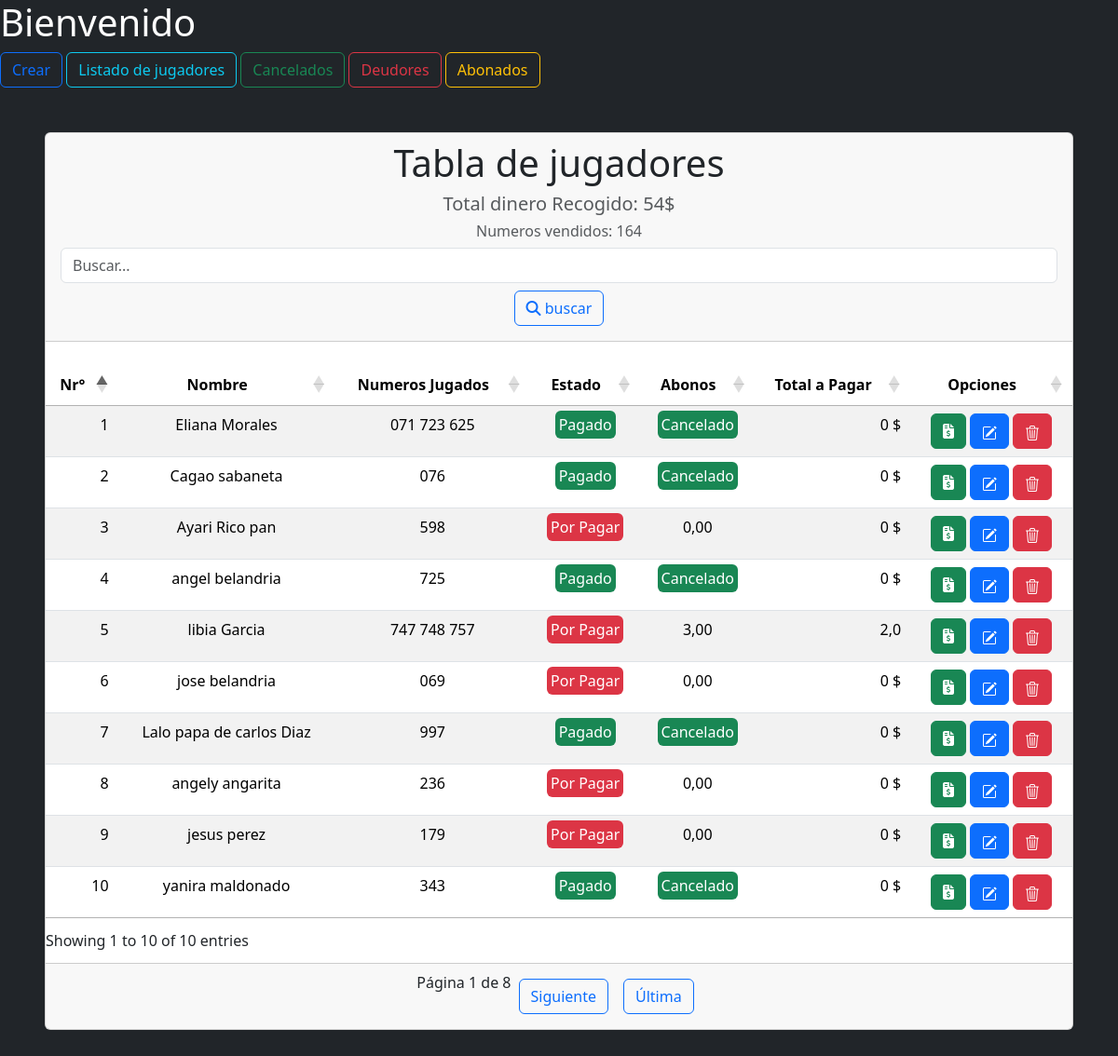
Before: /listado/Todos/ with the older database file.
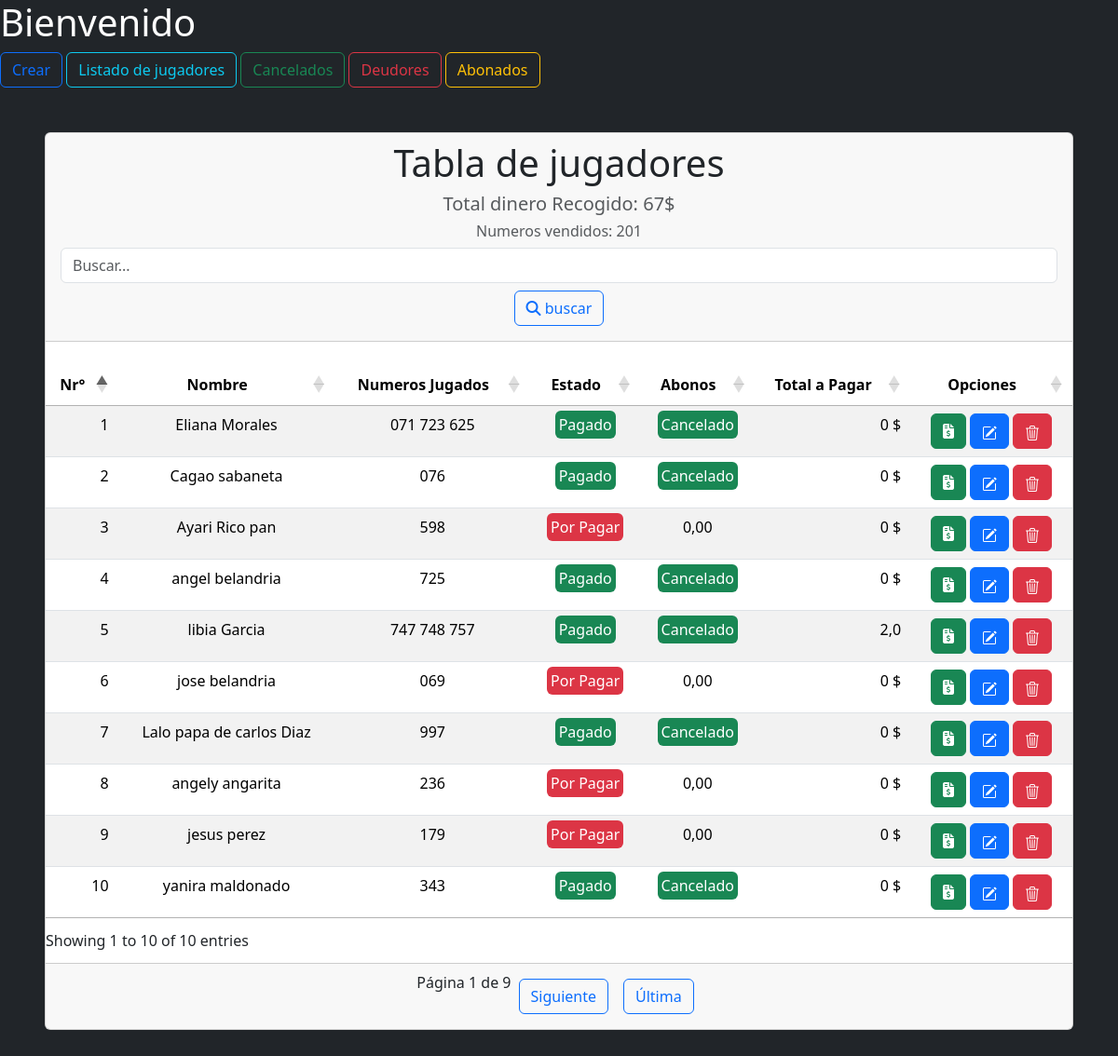
After: the same page with the newer database file.
### clientes/models.py (models this page shows, shortened)
class Cliente(models.Model):
    nombre = models.CharField(verbose_name='nombre del cliente',max_length=50,unique=True)
    telefono = models.CharField(verbose_name='telefono',max_length=11)
    numeros = models.JSONField(verbose_name='numeros jugados',default=list)
    estado = models.BooleanField(verbose_name='estado',default=False)
    abono = models.DecimalField(verbose_name='Abono', decimal_places=2, max_digits=12,default=0.00)
    fecha_registro = models.DateTimeField(auto_now_add=True)
    fecha_actualizacion = models.DateTimeField(auto_now=True)
    class Meta:
        ordering = ['fecha_registro']

### clientes/views.py (the view)
# urls.py: path('listado/<str:estado>/',Listado_de_juadores_view.as_view(),name='listado'),
class Listado_de_juadores_view(ListView):
    model = Cliente
    template_name = "Listado.html"
    context_object_name = "jugadores"
    paginate_by = 10
    def get_queryset(self):
        search = self.request.GET.get('q', '')  # Captura el valor del input de búsqueda
        estado = self.kwargs.get('estado')  # Captura el estado de la URL
        queryset = Cliente.objects.all()
        if estado == 'Cancelados':
            queryset = queryset.filter(estado=True)
        elif estado == 'Por Pagar':
            queryset = queryset.filter(estado=False)
        elif estado == 'Abonos':
            queryset = queryset.filter(abono__gt=0, estado=False)
        if search:
            queryset = queryset.filter(Q(nombre__icontains=search) | Q(telefono__icontains=search))
        queryset = queryset.order_by('fecha_registro')
        return queryset
    def get_context_data(self, **kwargs):
        context = super().get_context_data(**kwargs)
        total_dinero = Cliente.objects.filter(abono__gt=0,estado=False).aggregate(total_abono=Sum('abono'))['total_abono']
        tikets_cancelados = Cliente.objects.filter(estado=True).values('numeros')
        clientes = Cliente.objects.all()
        numeros_vendidos =  sum(len(cliente.numeros) for cliente in clientes if cliente.numeros)
        for ticket in tikets_cancelados:
            numeros = ticket['numeros']
            if isinstance(numeros, str):
                import json
                numeros = json.loads(ticket['numeros'])
            cantidad_numeros = len(numeros)
            if cantidad_numeros == 3:
                total_dinero += 5
            elif cantidad_numeros > 3 and cantidad_numeros < 6:
                total_dinero += 5 + ((cantidad_numeros - 3) * 2)
            elif cantidad_numeros == 6:
                total_dinero += 10
            else:
                total_dinero += cantidad_numeros * 2
        context['total_dinero'] = total_dinero
        context['numeros_totales'] = numeros_vendidos
        paginator = Paginator(self.get_queryset(), self.paginate_by)
        page_number = self.request.GET.get('page')
        page_obj = paginator.get_page(page_number)
        context['jugadores'] = page_obj
        return context

### clientes/templatetags/custom_tags.py (called while the page is built)
@register.filter(name='total')
def total(value,arg):
    numeros = len(arg)
    triplete = 5
    if numeros == 3:
        return float(triplete) - float(value)
    elif numeros > 3 and numeros < 6:
        numero = (numeros - 3) * 2
        return 5 + numero - value
    if numeros == 6:
        return (float(triplete)* 2) - float(value)
    else:
        return len(arg) * 2 - value

### templates/Listado.html (shortened to what this page needs)
{% extends "tabla_estructura.html" %}
{% load custom_tags %}
{% block title %}
<h1 class="title">Tabla de jugadores</h1> <h5 class="text-muted">Total dinero Recogido: {{ total_dinero }}$</h5>
<h6 class="text-muted">Numeros vendidos: {{ numeros_totales }} </h6>
<div>
    <form method="GET" action="">
        <input type="text" class="form-control" name="q" id="search" placeholder="Buscar...">
        <button type="submit" class="btn btn-outline-primary mt-2">
            <i class="fas fa-search"></i>
            buscar
        </button>
    </form>
</div>
{% endblock title %}
        {% block head %}
            <tr>
            <th scope="col" class="text-center">Nr°</th>
            <th scope="col" class="text-center">Nombre</th>
            <th scope="col" class="text-center">Numeros Jugados</th>
            <th scope="col" class="text-center">Estado</th>
            <th scope="col" class="text-center">Abonos</th>
            <th scope="col" class="text-center">Total a Pagar</th>
            <th scope="col" class="text-center">Opciones</th>
            </tr>
        {% endblock %}
        {% block columns %}
              {% for item in jugadores %}
                    <tr>
                    <td scope="row">{{ item.id }}</td>
                    <td>{{ item.nombre }}</td>
                    <td>{% for n in item.numeros %}
                        {{ n }}
                    {% endfor %}
                    </td>
                    <td>{% if item.estado %}
                        <span class="text-white bg-success rounded p-1">Pagado</span>
                        {%else%}
                        <span class="text-white bg-danger rounded p-1">Por Pagar</span>
                        {% endif %}
                    </td>
                    <td>{% if item.estado %}
                            <span class="text-white bg-success rounded p-1">Cancelado<span>
                        {% else %}
                            {{ item.abono }}
                        {% endif %}
                    </td>
                    <td> {% if item.abono == 0 %}
                            0 <span>$</span>
                        {% else %}
                            {{ item.abono|total:item.numeros }}
                        {% endif %}
                    </td>
                    <td>
                        <form
                        action="{% url 'abonar' pk=item.pk %}"
                        method="post"
                        style="display: inline"
                        >
                        <button class="btn btn-success btn-xs" type="submit">
                            <i class="fas fa-file-invoice-dollar text-white"></i>
                        </button>
                        </form>
                        <form
                        action="{% url 'actualizar' item.pk %}"
                        method="post"
                        style="display: inline"
                        >
                        <button class="btn btn-primary btn-xs" type="submit">
                        </button>
                        </form>
                        <form
                        action="{% url 'Eliminar' item.pk %}"
                        method="post"
                        style="display: inline"
                        >
                        <button class="btn btn-danger btn-xs" type="submit">
                        </button>
                        </form>
                    </td>
                    </tr>
            {% endfor %}
        {% endblock %}
       {% block botones %}
                    <div class="pagination d-flex justify-content-center">
                            <span>Página {{ jugadores.number }} de {{ jugadores.paginator.num_pages }}</span>
                            {% if jugadores.has_next %}
                                <a href="?page={{ jugadores.next_page_number }}" class="btn btn-outline-primary m-2">Siguiente</a>
                                <a href="?page={{ jugadores.paginator.num_pages }}" class="btn btn-outline-primary m-2">Última</a>
                            {% endif %}
                        </div>
        {% endblock botones %}

### templates/tabla_estructura.html (shortened to what this page needs)
{% extends "Base.html" %}
{% load static %}
{% block container %}
<div class="card card-default m-5 text-center">
  <div class="card-header">
    <div class="card-title">{% block title %} {% endblock title %}</div>
  </div>
  <table class="table table-striped" id="table_list">
    <thead>{% block head %} {% endblock head %}</thead>
    <tbody>{% block columns %} {% endblock columns %}</tbody>
  </table>
  <div class="card-footer">
    {% block botones %}
    {% endblock botones %}
  </div>
</div>
{% endblock container %}

### templates/Base.html (shortened to what this page needs)
<!DOCTYPE html>
{% load static %}
<html lang="en">
  <head>
    <link
      rel="stylesheet"
      href="{% static 'bootstrap/css/bootstrap.min.css' %}"
    />
    <link
      rel="stylesheet"
      href="{% static 'Datatables/datatables.min.css' %}"
    />
    <link
      rel="stylesheet"
      href="https://cdnjs.cloudflare.com/ajax/libs/toastr.js/latest/toastr.min.css"
    />
    <link rel="stylesheet" href="https://cdnjs.cloudflare.com/ajax/libs/font-awesome/6.4.0/css/all.min.css" />
  </head>
  <body class="bg-dark">
    <h1 class="text-white">Bienvenido</h1>
    <main>
      <a href="{% url 'crear' %}" class="btn btn-outline-primary">Crear</a>
      <a href="{% url 'listado' 'Todos' %}" class="btn btn-outline-info">Listado de jugadores </a>
      <a href="{% url 'listado' 'Cancelados' %}" class="btn btn-outline-success">Cancelados</a>
      <a href="{% url 'listado' 'Por Pagar' %}" class="btn btn-outline-danger">Deudores</a>
      <a href="{% url 'listado' 'Abonos' %}" class="btn btn-outline-warning">Abonados</a>
      {% block container %}
      {% endblock container %}
    </main>
  </body>
</html>

Changed rows visible on the page:
changed Cliente "libia Garcia": abono "3,00" → (not shown); estado "Por Pagar" → "Pagado Cancelado"
Other visible differences:
{{ total_dinero }}: "54" → "67"
{{ numeros_totales }}: "164" → "201"
{{ jugadores.paginator.num_pages }}: "8" → "9"
